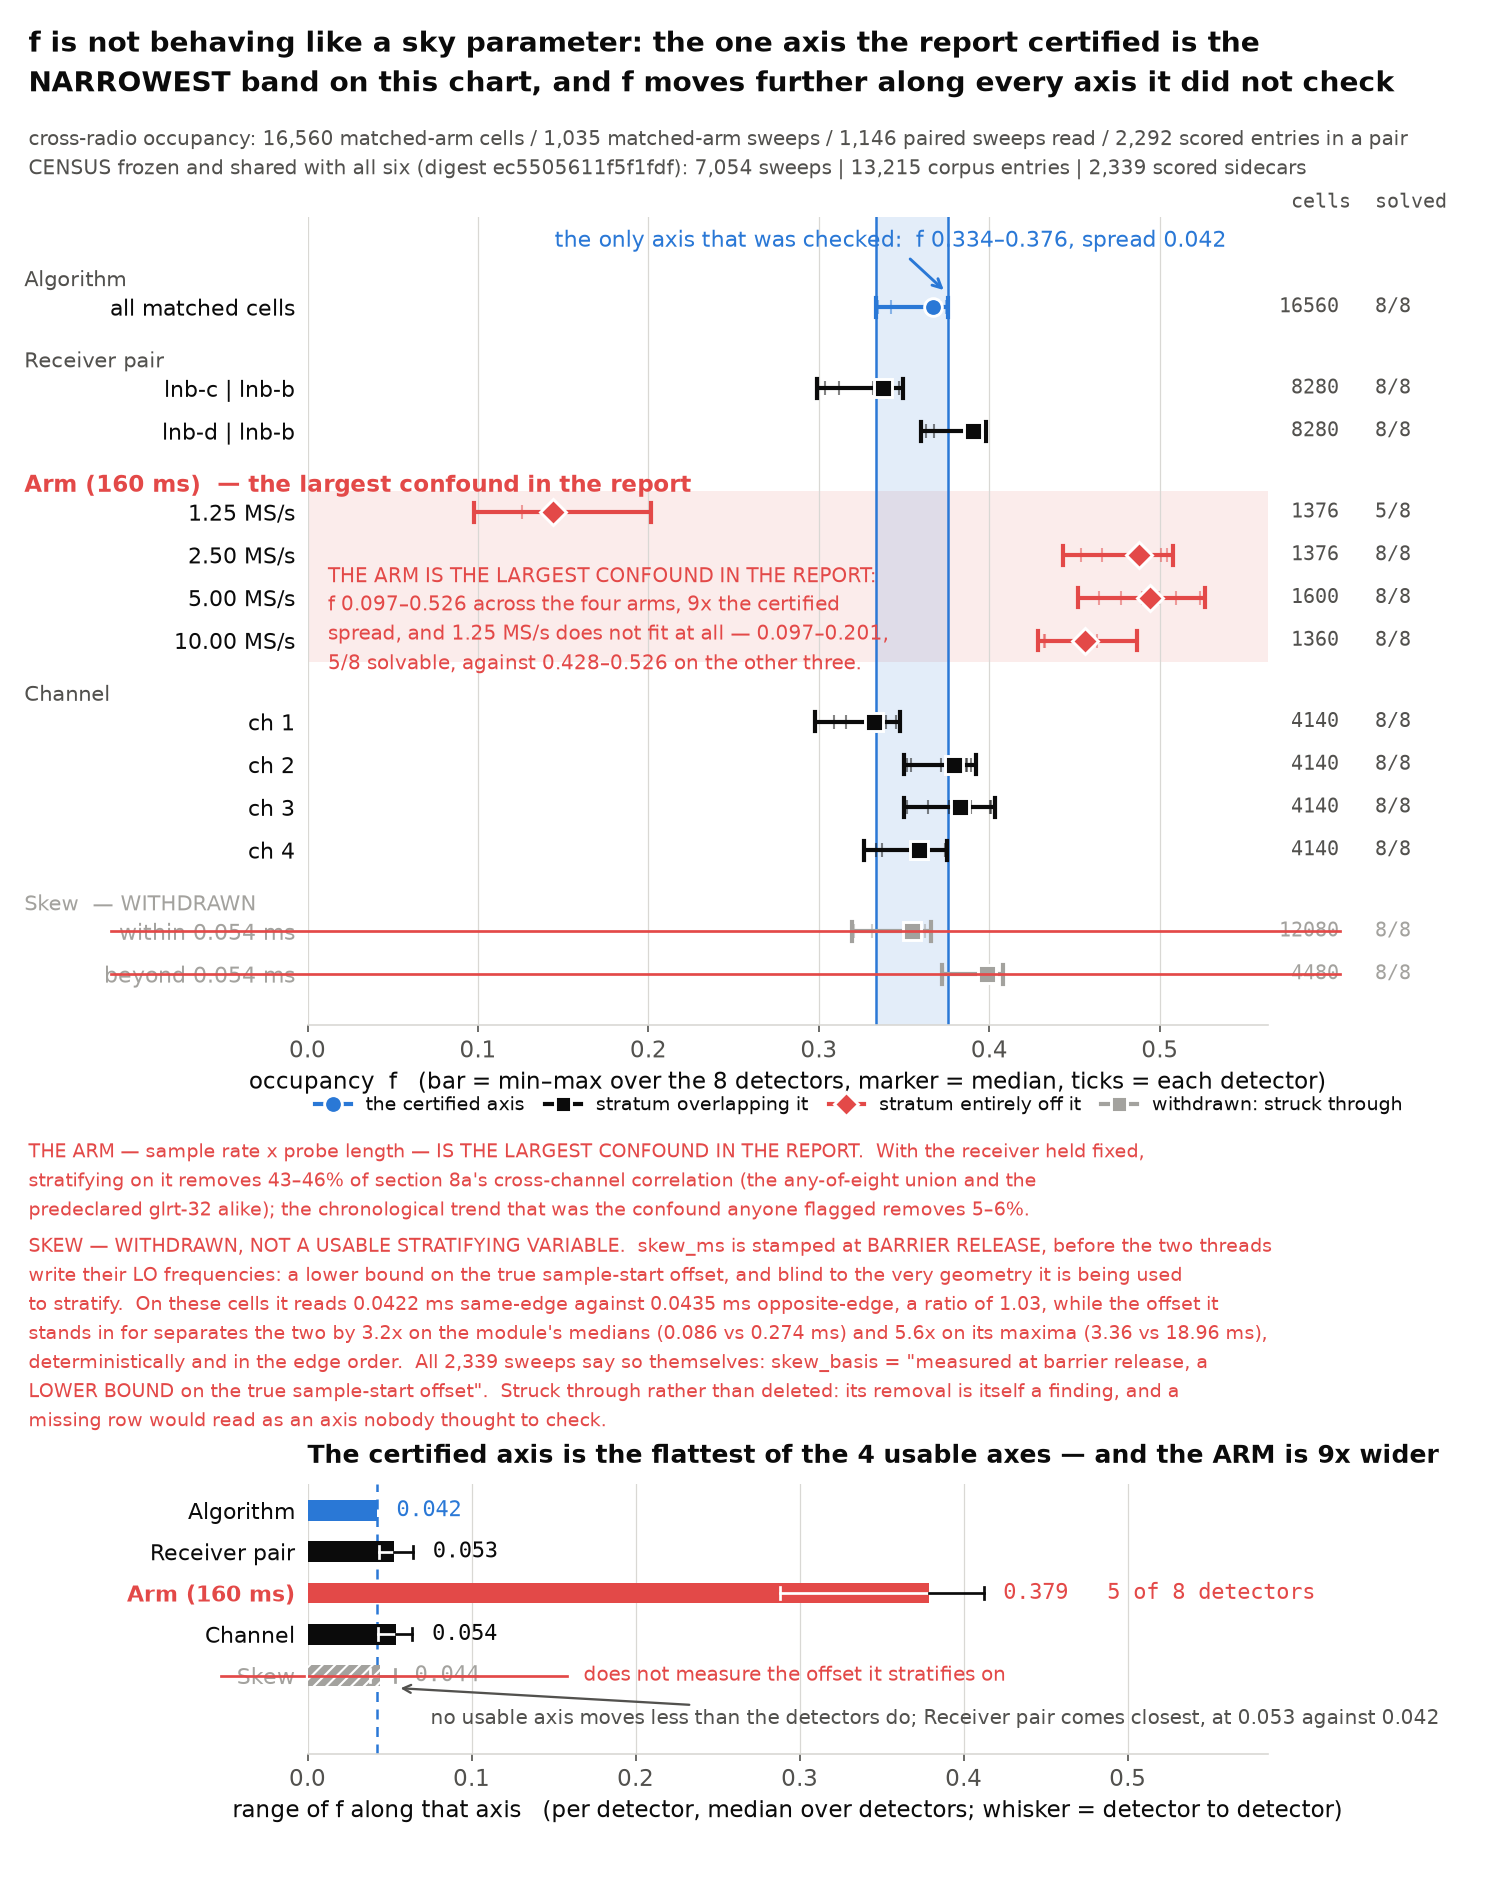

This figure's Python source:
#!/usr/bin/env python3
"""f-strata: the consistency check was run on the axis with the least variance.

`f` is claimed to be sky occupancy, so it must not depend on how the cells are
sliced.  The report certifies agreement ACROSS ALGORITHMS and reports the spread
there as the model's internal check.  This figure recomputes f on that axis and
on every other axis the corpus offers -- receiver pair, arm, channel, skew --
from the same cells, with the same thresholds, and puts them on one scale.

Everything is computed from /mnt/qnap01/mouse9911/leo/surveys/corpus/sync-*/.
Nothing here is typed in by hand.

    nice -n 15 python3 extract_cells.py     # streams the corpus into cells.json.gz
    nice -n 15 python3 f-strata.py          # this file: numbers + PNG + JSON

Estimator, thresholds and the join are the repository's own, imported from
leo_tracker.radio.beacon.cross_radio via fcore.py.

Two definitions of "how far f moves along an axis" are computed, because they
could have disagreed and a reader is entitled to know they do not:

  unpaired  each stratum summarised by its median across the eight detectors,
            then max - min over the strata.
  paired    each detector's own f evaluated on every stratum of the axis, the
            range taken per detector, then the median over detectors.  This is
            the like-for-like comparison, since the certified quantity is a
            range taken with the cells held fixed.

The plotted bar is the paired one; both are written to the JSON.

TWO CORRECTIONS, 2026-08-14
---------------------------

**The SKEW axis is withdrawn, and shown withdrawn.**  Every sweep in this corpus
carries `skew_basis` = "measured at barrier release, a LOWER BOUND on the true
sample-start offset", and `sweep_skew_event` gives the same answer for a record
with no `skew.event` key.  The barrier releasing is not the radios observing:
each thread still has a local oscillator to write, and on an opposite-order
sweep the two are writing DIFFERENT frequencies, so the writes cost different
amounts.  synchronised_scan measured exactly that over 256 paired tunings --
released 0.023 ms (same order) and 0.029 ms (opposite) while sampling began
0.086 ms and 0.274 ms apart, 18.96 ms at worst, with a deterministic ~16.9 ms
bias on tunings 2 and 4 of every opposite-order sweep.

So the stamp is not merely a lower bound: it is BLIND TO THE GEOMETRY it is
being used to stratify.  This figure measures that blindness on its own cells
(same-edge against opposite-edge median stamped skew) and prints the ratio.
Stratifying on a quantity that cannot see the effect it is meant to bound
cannot bound it, so the row is struck through rather than deleted -- its removal
is a finding, and a silently missing row would read as an axis nobody thought to
check.

**The ARM axis is given the prominence it turned out to deserve.**  It is the
largest confound in the report: with the receiver held fixed, stratifying on the
arm removes a little under half of the cross-channel correlation of section 8a,
against a twentieth for the chronological trend that was the one flagged.  The
share is read from analysis-A.json rather than recomputed here; the axis
excursion beside it is this figure's own.
"""
from __future__ import annotations

import datetime as dt
import json
import statistics
from pathlib import Path

import os
import sys

import matplotlib
matplotlib.use("Agg")
import matplotlib.pyplot as plt  # noqa: E402
from matplotlib.lines import Line2D  # noqa: E402

sys.path.insert(0, "/home/satpi01/leo-tracker/reports/"
                   "sync-scan-cross-radio-2026-08-14/figures")

from _pipeline import load as _load_pipeline  # noqa: E402
fcore = _load_pipeline("fcore")

HERE = Path(__file__).resolve().parent
PNG = HERE / "f-strata.png"
JSON_OUT = HERE / "f-strata.json"

#: The axis whose stratifying variable does not measure the quantity it is
#: being used to bound.  Named once so the plot, the ranking and the JSON all
#: agree about which row is withdrawn.
WITHDRAWN = "Skew"

#: Where the section-8a residualisation ladder lives.  Read, not recomputed:
#: rebuilding it needs the per-unit tuning table and 1,000 permutation draws,
#: and this figure only quotes the share it attributes to the arm.
ANALYSIS_CANDIDATES = (
    HERE / "analysis-A.json",
    HERE.parent / "analysis" / "analysis-A.json",
    Path("/tmp/claude-1000/-home-satpi01-leo-tracker/"
         "07c4f545-58c8-40cb-8d33-da0c19e82a08/scratchpad/revise/analysis-A.json"),
)

#: The verbatim sidecar mirror the cell table was extracted from.  Used only to
#: read back what each sweep says its skew was measured at, so the withdrawal
#: rests on the corpus rather than on a docstring.
LITE_ROOT = Path(os.environ.get(
    "LITE_ROOT", Path(os.environ.get("REFRESH_WORK", HERE.parent / "work"))
    / "lite"))

# Slot 1 of the reference categorical palette marks the one axis the report
# certified; everything else is neutral ink, with the alert step reserved for
# strata that sit entirely off that band.  The story is one comparison, so it
# gets one hue.
ACCENT = "#2a78d6"
ALERT = "#e34948"
INK = "#0b0b0b"
MUTED = "#52514e"
GRID = "#d9d8d4"
#: The withdrawn axis: drawn, struck through, and never coloured as evidence.
STRUCK = "#a3a29e"
#: The faintest wash that still reads as a group behind the arm rows.
ARM_WASH = "#fbeceb"


def band(cells, model):
    """One stratum: the 8 detector estimates, their range, their median."""
    s = fcore.stratum(cells, model)
    values = sorted(s["values"].values())
    return {**s, "median": statistics.median(values) if values else None,
            "sorted": values}


def skew_provenance(cells: list[dict], payload: dict) -> dict:
    """Everything that decides whether the skew axis may be stratified on.

    Three independent readings, because "the stamp is a lower bound" is the
    weaker half of the problem and the report already said it:

      what the corpus says   every sweep's own ``skew_basis`` string;
      what the module says   the characterisation in synchronised_scan, which
                             measured the reported and the true offset side by
                             side on the real radios;
      what these cells say   the stamped skew on same-edge against opposite-edge
                             cells.  This is the test that matters.  The whole
                             point of the axis is to bound a geometry-dependent
                             offset, and a stamp that reads the same on both
                             geometries cannot see the effect it is bounding.
    """
    from leo_tracker.radio.beacon.cross_radio import DESIGN_MAX_SKEW_MS

    basis: dict = {}
    if LITE_ROOT.is_dir():
        for manifest in sorted(LITE_ROOT.glob("*/manifest.json")):
            try:
                survey = (json.loads(manifest.read_text()).get("metadata")
                          or {}).get("pre_dwell_survey") or {}
            except (OSError, ValueError):
                continue
            scan = survey.get("synchronised_scan") or {}
            key = str(scan.get("skew_basis") or scan.get("skew")
                      or "no skew_basis recorded")
            basis[key] = basis.get(key, 0) + 1

    by_geometry: dict = {}
    for cell in cells:
        if cell.get("skew_ms") is None:
            continue
        by_geometry.setdefault(cell["geometry"], []).append(float(cell["skew_ms"]))
    stamped = {name: {"cells": len(values),
                      "median_ms": statistics.median(values),
                      "mean_ms": sum(values) / len(values),
                      "max_ms": max(values)}
               for name, values in sorted(by_geometry.items())}
    ratio = None
    if len(stamped) == 2:
        low, high = sorted(item["median_ms"] for item in stamped.values())
        ratio = high / low if low else None

    return {
        "verdict": "NOT A USABLE STRATIFYING VARIABLE",
        "what_the_corpus_says": {
            "sweeps_read": sum(basis.values()), "skew_basis": basis,
            "mirror": str(LITE_ROOT)},
        "what_the_module_measured": {
            "source": "leo_tracker.radio.beacon.synchronised_scan, 256 paired "
                      "tunings on the real radios, barrier before the retune",
            "reported_at_barrier_release_ms": {"same order": 0.023,
                                               "opposite order": 0.029},
            "true_sample_start_median_ms": {"same order": 0.086,
                                            "opposite order": 0.274},
            "true_sample_start_max_ms": {"same order": 3.36,
                                         "opposite order": 18.96},
            "true_over_reported_median": {"same order": 0.086 / 0.023,
                                          "opposite order": 0.274 / 0.029},
            "true_offset_opposite_over_same": {"median": 0.274 / 0.086,
                                               "max": 18.96 / 3.36},
            "note": "the error was deterministic in the edge order, not noise: "
                    "tunings 2 and 4 of every opposite-order sweep sat at "
                    "~16.9 ms, always the same way round"},
        "what_these_cells_say": {
            "stamped_skew_by_geometry": stamped,
            "opposite_over_same_median": ratio,
            "design_bound_ms": DESIGN_MAX_SKEW_MS,
            "reading": "the stamp separates the two geometries by a factor of "
                       "%.2f. The offset it stands in for separates them by "
                       "%.1fx on the module's medians and %.1fx on its maxima, "
                       "and it is the geometry that this axis exists to bound."
                       % (ratio or float("nan"), 0.274 / 0.086, 18.96 / 3.36)},
        "consequence": "a stratification on skew_ms splits the corpus on a "
                       "number that is a lower bound on the true offset AND is "
                       "blind to the geometry the offset depends on, so neither "
                       "half of the split means what the axis needs it to mean. "
                       "The row is struck through rather than dropped: its "
                       "removal is itself a finding.",
    }


def arm_confound() -> dict:
    """What section 8a's residualisation ladder attributes to the arm.

    Read from analysis-A.json rather than recomputed: the ladder needs the
    per-unit tuning table and 1,000 permutation draws per rung, and the only
    thing wanted here is the share.
    """
    for candidate in ANALYSIS_CANDIDATES:
        if candidate.is_file():
            break
    else:
        return {"available": False,
                "note": "analysis-A.json not found; the arm is shown as the "
                        "widest axis without its section-8a share"}
    blob = json.loads(candidate.read_text())
    ladder = (blob["A2_time_blocked_null"]["verdict"]
              ["does_the_cross_channel_term_survive_a_time_blocked_null"]
              ["cross_channel_mean_ladder"])
    shares = {}
    for combiner, rungs in ladder.items():
        raw = rungs["raw (no strata)"]
        shares[combiner] = {
            "raw_cross_channel_mean_phi": raw,
            "removed_by_the_arm": (raw - rungs["arm x receiver"]) / raw,
            "removed_by_the_time_trend":
                (raw - rungs["time8 x receiver"]) / raw,
            "removed_by_both": (raw - rungs["time8 x arm x receiver"]) / raw}
    arm = [item["removed_by_the_arm"] for item in shares.values()]
    trend = [item["removed_by_the_time_trend"] for item in shares.values()]
    return {"available": True, "source": str(candidate),
            "basis": "cross-channel mean phi, section 8a, with the receiver "
                     "held fixed in every rung; both combiners (any-of-eight "
                     "and the predeclared glrt-32)",
            "per_combiner": shares,
            "arm_share_range": [min(arm), max(arm)],
            "time_trend_share_range": [min(trend), max(trend)],
            "reading": "the arm — sample rate x probe length — accounts for "
                       "%.0f-%.0f%% of the cross-channel correlation; the "
                       "chronological trend that was the flagged confound "
                       "accounts for %.0f-%.0f%%."
                       % (100 * min(arm), 100 * max(arm),
                          100 * min(trend), 100 * max(trend))}


def corpus_read_utc(payload: dict) -> str:
    """When the sidecars behind this cache were actually read off the share.

    Not "now": the corpus is imported and scored continuously, so the plot's
    population belongs to the moment the extraction pass walked it, and dating
    the figure by the plotting run would overstate how current it is.
    """
    stamp = payload.get("read_utc")
    if stamp:
        return dt.datetime.fromisoformat(stamp).strftime("%Y-%m-%dT%H:%MZ")
    born = dt.datetime.fromtimestamp(fcore.CACHE.stat().st_mtime,
                                     dt.timezone.utc)
    return born.strftime("%Y-%m-%dT%H:%MZ")


def main() -> None:
    payload = fcore.load()
    read_at = corpus_read_utc(payload)
    model = fcore.build(payload)
    cells = model["cells"]
    design = fcore.DESIGN_MAX_SKEW_MS

    rows: list[dict] = []
    slices: dict[str, list] = {}

    def add(axis, label, subset, note=""):
        item = band(subset, model)
        rows.append({"axis": axis, "label": label, "note": note, **item})
        slices.setdefault(axis, []).append(subset)
        return item

    pooled = add("Algorithm", "all matched cells", cells, "checked")

    add("Receiver pair", "lnb-c | lnb-b",
        [c for c in cells if c["receiver_pair"] == "lnb-c|lnb-b"])
    add("Receiver pair", "lnb-d | lnb-b",
        [c for c in cells if c["receiver_pair"] == "lnb-d|lnb-b"])

    for rate in (1.25, 2.50, 5.00, 10.00):
        add("Arm (160 ms)", "%.2f MS/s" % rate,
            [c for c in cells if c["arm"] == "160ms-%.2fMSps" % rate])

    for channel in (1, 2, 3, 4):
        add("Channel", "ch %d" % channel,
            [c for c in cells if c["channel"] == channel])

    add(WITHDRAWN, "within 0.054 ms",
        [c for c in cells if c["skew_ms"] is not None and c["skew_ms"] <= design],
        "withdrawn")
    add(WITHDRAWN, "beyond 0.054 ms",
        [c for c in cells if c["skew_ms"] is not None and c["skew_ms"] > design],
        "withdrawn")

    # ---- why the last two rows are struck through, and why the arm is loud --
    skew_axis = skew_provenance(cells, payload)
    arm_axis = arm_confound()

    # ---- how far f moves along each axis ---------------------------------
    excursion = {}
    for axis in dict.fromkeys(row["axis"] for row in rows):
        group = [row for row in rows if row["axis"] == axis]
        if axis == "Algorithm":
            points = group[0]["sorted"]
            entry = {"slices": len(points),
                     "unpaired_range": max(points) - min(points),
                     "paired_median": max(points) - min(points),
                     "paired_min": max(points) - min(points),
                     "paired_max": max(points) - min(points),
                     "paired_detectors": len(points),
                     "basis": "range over the eight detectors, cells held fixed"}
        else:
            medians = [row["median"] for row in group if row["median"] is not None]
            per = []
            for method in model["methods"]:
                got = [fcore.estimate(subset, method, model)
                       for subset in slices[axis]]
                if all(item.get("solvable") for item in got):
                    values = [item["f"] for item in got]
                    per.append(max(values) - min(values))
            entry = {"slices": len(group),
                     "unpaired_range": max(medians) - min(medians),
                     "paired_median": statistics.median(per) if per else None,
                     "paired_min": min(per) if per else None,
                     "paired_max": max(per) if per else None,
                     "paired_detectors": len(per),
                     "basis": "per-detector range over the strata, median over "
                              "the detectors solvable on every stratum"}
        excursion[axis] = entry

    gap = {method: (rows[2]["values"][method] - rows[1]["values"][method])
           for method in rows[1]["values"] if method in rows[2]["values"]}
    boot = fcore.cluster_bootstrap_gap(cells, model, "lnb-c|lnb-b", "lnb-d|lnb-b")

    lo, hi = pooled["min"], pooled["max"]
    certified = hi - lo
    skew_in, skew_out = rows[-2], rows[-1]

    # The withdrawn axis is drawn but never counted.  It was the ONLY axis that
    # came close to the certified band (0.044 against 0.042), so leaving it in
    # the ranking would let a variable that cannot measure what it stratifies on
    # decide how close the check came to being the flattest test in the building.
    usable = [name for name in excursion if name != WITHDRAWN]
    flatter = [axis for axis in usable
               if axis != "Algorithm"
               and excursion[axis]["paired_median"] < certified]
    ranked = sorted(usable, key=lambda name: excursion[name]["paired_median"])
    rank = ranked.index("Algorithm") + 1
    ordinal = {1: "flattest", 2: "second flattest", 3: "third flattest",
               4: "widest"}[rank]
    widest = ranked[-1]
    times_wider = excursion[widest]["paired_median"] / certified
    # Does the skew split separate, and if so which way round?  The report has
    # it separating with the within-bound stratum HIGHER; both halves of that
    # have to be re-tested, not just the fact of a gap.
    skew_disjoint = (skew_in["min"] > skew_out["max"]
                     or skew_out["min"] > skew_in["max"])
    skew_direction = ("within-bound higher" if skew_in["median"] > skew_out["median"]
                      else "beyond-bound higher")

    # ---------------------------------------------------------------- figure
    plt.rcParams.update({"font.size": 11, "axes.edgecolor": GRID,
                         "axes.labelcolor": INK, "text.color": INK,
                         "xtick.color": MUTED, "ytick.color": INK,
                         "figure.facecolor": "white", "axes.facecolor": "white"})
    # Taller than the published 10.0 x 10.6, and with a wider gap between the
    # panels: the withdrawal of the skew axis needs a paragraph, and a paragraph
    # inside the plot area would sit on the strata it is about.
    figure, (top, bottom) = plt.subplots(
        2, 1, figsize=(10.0, 12.6), height_ratios=[3.05, 1.02],
        gridspec_kw={"hspace": 0.85})

    order = list(reversed(rows))
    ypos, y, last = [], 0.0, None
    for row in order:
        if last is not None and row["axis"] != last:
            y += 0.9
        ypos.append(y)
        last = row["axis"]
        y += 1.0
    place = {id(row): yy for row, yy in zip(order, ypos)}

    # The arm rows get a wash behind them before anything else is drawn: it is
    # the axis that turned out to matter most and it should be findable before
    # the caption is read.
    arm_rows = [yy for row, yy in zip(order, ypos)
                if row["axis"].startswith("Arm")]
    if arm_rows:
        top.axhspan(min(arm_rows) - 0.5, max(arm_rows) + 0.5,
                    color=ARM_WASH, zorder=0, lw=0)

    top.axvspan(lo, hi, color=ACCENT, alpha=0.13, zorder=0, lw=0)
    for edge in (lo, hi):
        top.axvline(edge, color=ACCENT, lw=1.2, zorder=1)

    for row, yy in zip(order, ypos):
        if row["min"] is None:
            continue
        checked = row["note"] == "checked"
        withdrawn = row["note"] == "withdrawn"
        outside = row["min"] > hi or row["max"] < lo
        colour = (STRUCK if withdrawn else
                  ACCENT if checked else (ALERT if outside else INK))
        marker = "o" if checked else ("D" if outside else "s")
        top.plot([row["min"], row["max"]], [yy, yy], "-", color=colour, lw=2.0,
                 zorder=3, solid_capstyle="butt")
        for cap in (row["min"], row["max"]):
            top.plot([cap, cap], [yy - 0.22, yy + 0.22], "-", color=colour,
                     lw=2.0, zorder=3)
        top.plot(row["sorted"], [yy] * len(row["sorted"]), "|", color=colour,
                 ms=7, mew=1.0, alpha=0.5, zorder=4)
        top.plot([row["median"]], [yy], marker, color=colour, ms=8.5,
                 mec="white", mew=1.4, zorder=5)
        if withdrawn:
            # Struck through, label and all: the row stays on the chart because
            # its removal is a finding, and it is crossed out because nothing
            # on it may be read as evidence.
            top.plot([-0.205, 1.075], [yy, yy], "-", color=ALERT, lw=1.3,
                     zorder=7, transform=top.get_yaxis_transform(),
                     clip_on=False)
        tail = "%5d" % row["n_cells"]
        tail += "   %d/8" % row["methods_solved"]
        top.text(1.012, yy, tail, transform=top.get_yaxis_transform(),
                 va="center", ha="left", fontsize=9.5,
                 color=STRUCK if withdrawn else MUTED, family="monospace")

    top.set_yticks(ypos)
    top.set_yticklabels([row["label"] for row in order], fontsize=10.5)
    top.tick_params(axis="y", length=0, pad=6)
    top.set_ylim(-1.2, max(ypos) + 2.1)
    top.set_xlim(0.0, max(row["max"] for row in rows
                          if row["max"] is not None) * 1.07)
    top.set_xlabel("occupancy  f   (bar = min–max over the 8 detectors, "
                   "marker = median, ticks = each detector)")
    top.text(1.012, 1.012, " cells  solved", transform=top.transAxes,
             fontsize=9.5, color=MUTED, family="monospace", ha="left")

    for axis in dict.fromkeys(row["axis"] for row in order):
        members = [yy for row, yy in zip(order, ypos) if row["axis"] == axis]
        emphasis = axis.startswith("Arm")
        top.text(-0.295, max(members) + 0.62,
                 (axis + "  — the largest confound in the report") if emphasis
                 else (axis + "  — WITHDRAWN") if axis == WITHDRAWN else axis,
                 transform=top.get_yaxis_transform(), va="center", ha="left",
                 fontsize=11 if emphasis else 10,
                 weight="bold" if emphasis else "normal",
                 color=ALERT if emphasis else
                       (STRUCK if axis == WITHDRAWN else MUTED))
    for label, row in zip(top.get_yticklabels(), order):
        if row["note"] == "withdrawn":
            label.set_color(STRUCK)

    top.grid(axis="x", color=GRID, lw=0.6, zorder=0)
    top.set_axisbelow(True)
    for spine in ("top", "right", "left"):
        top.spines[spine].set_visible(False)

    top.annotate("the only axis that was checked:  f %.3f–%.3f, spread %.3f"
                 % (lo, hi, certified),
                 xy=(hi, place[id(rows[0])] + 0.30),
                 xytext=(0.145, place[id(rows[0])] + 1.55),
                 fontsize=10.5, color=ACCENT, ha="left", va="center",
                 arrowprops=dict(arrowstyle="->", color=ACCENT, lw=1.4,
                                 shrinkA=2, shrinkB=3))

    # One red block for the arm, not two: the pilot-band note and the confound
    # note are about the same axis, and side by side they collided.  x = 0.012
    # is empty beside the three fast arms, whose bands begin past 0.42.
    arm_low = rows[3]
    arm_rest = [row for row in rows[4:7] if row["min"] is not None]
    arm_note = ("THE ARM IS THE LARGEST CONFOUND IN THE REPORT:\n"
                "f %.3f\u2013%.3f across the four arms, %.0fx the certified\n"
                "spread, and 1.25 MS/s does not fit at all \u2014 %.3f\u2013%.3f,\n"
                "%d/8 solvable, against %.3f\u2013%.3f on the other three."
                % (min(row["min"] for row in rows[3:7]
                       if row["min"] is not None),
                   max(row["max"] for row in rows[3:7]
                       if row["max"] is not None),
                   excursion["Arm (160 ms)"]["paired_median"] / certified,
                   arm_low["min"], arm_low["max"], arm_low["methods_solved"],
                   min(row["min"] for row in arm_rest),
                   max(row["max"] for row in arm_rest)))
    top.text(0.012, 0.5 * (place[id(rows[5])] + place[id(rows[6])]), arm_note,
             fontsize=9.5, color=ALERT, ha="left", va="center", linespacing=1.5)

    top.legend(handles=[
        Line2D([], [], color=ACCENT, marker="o", ms=8.5, lw=2.0, mec="white",
               mew=1.4, label="the certified axis"),
        Line2D([], [], color=INK, marker="s", ms=8.0, lw=2.0, mec="white",
               mew=1.4, label="stratum overlapping it"),
        Line2D([], [], color=ALERT, marker="D", ms=8.0, lw=2.0, mec="white",
               mew=1.4, label="stratum entirely off it"),
        Line2D([], [], color=STRUCK, marker="s", ms=8.0, lw=2.0, mec="white",
               mew=1.4, label="withdrawn: struck through")],
        loc="upper left", bbox_to_anchor=(0.0, -0.078), ncol=4, fontsize=9,
        frameon=False, borderaxespad=0.0, handlelength=1.9, columnspacing=1.1)

    # ---- excursion panel --------------------------------------------------
    names = list(excursion)
    medians = [excursion[name]["paired_median"] for name in names]
    reach = [max(excursion[name]["paired_max"], excursion[name]["paired_median"])
             for name in names]
    ypos2 = list(range(len(names)))[::-1]
    colours = [ACCENT if name == "Algorithm" else
               ALERT if name.startswith("Arm") else
               STRUCK if name == WITHDRAWN else INK for name in names]
    bottom.barh(ypos2, medians, height=0.5, color=colours, zorder=3,
                hatch=["////" if name == WITHDRAWN else "" for name in names],
                edgecolor="white", linewidth=0)
    for name, value, edge, colour, yy in zip(names, medians, reach, colours,
                                             ypos2):
        item = excursion[name]
        if name == WITHDRAWN:
            # Struck through here too, and left out of the ranking above: the
            # bar is on the chart to show that an axis was removed, not to be
            # compared with the ones that were kept.  Two segments because the
            # label is in axes fractions and the bar is in data units.
            bottom.plot([-0.090, -0.004], [yy, yy], "-", color=ALERT, lw=1.3,
                        zorder=6, clip_on=False,
                        transform=bottom.get_yaxis_transform())
            bottom.plot([0.0, edge + 0.105], [yy, yy], "-", color=ALERT,
                        lw=1.3, zorder=6)
            bottom.text(edge + 0.115, yy,
                        "does not measure the offset it stratifies on",
                        va="center", ha="left", fontsize=9.5, color=ALERT)
        if name != "Algorithm":
            # One continuous whisker, drawn white where it crosses the bar and
            # in ink where it runs past the bar end, so it reads as one line
            # rather than a bar plus a floating tick.
            inside = min(item["paired_max"], value)
            outer = STRUCK if name == WITHDRAWN else INK
            bottom.plot([item["paired_min"], inside], [yy, yy], "-",
                        color="white", lw=1.3, zorder=4)
            bottom.plot([inside, item["paired_max"]], [yy, yy], "-",
                        color=outer, lw=1.3, zorder=4)
            bottom.plot([item["paired_min"]] * 2, [yy - 0.15, yy + 0.15], "-",
                        color="white" if item["paired_min"] < value else outer,
                        lw=1.3, zorder=5)
            bottom.plot([item["paired_max"]] * 2, [yy - 0.15, yy + 0.15], "-",
                        color=outer if item["paired_max"] > value else "white",
                        lw=1.3, zorder=5)
        note = "" if item["paired_detectors"] == 8 else \
               "   %d of 8 detectors" % item["paired_detectors"]
        bottom.text(edge + 0.012, yy, "%.3f%s" % (value, note), va="center",
                    ha="left", fontsize=10.5, color=colour, family="monospace")

    bottom.axvline(certified, color=ACCENT, lw=1.2, ls=(0, (4, 3)), zorder=2)
    bottom.set_yticks(ypos2)
    bottom.set_yticklabels(names, fontsize=10.5)
    bottom.tick_params(axis="y", length=0, pad=6)
    bottom.set_xlim(0.0, max(reach) * 1.42)
    bottom.set_ylim(-1.9, len(names) - 0.35)
    bottom.set_xlabel("range of f along that axis   (per detector, median over "
                      "detectors; whisker = detector to detector)")
    bottom.grid(axis="x", color=GRID, lw=0.6, zorder=0)
    bottom.set_axisbelow(True)
    for spine in ("top", "right", "left"):
        bottom.spines[spine].set_visible(False)
    for label, name in zip(bottom.get_yticklabels(), names):
        if name == WITHDRAWN:
            label.set_color(STRUCK)
        elif name.startswith("Arm"):
            label.set_color(ALERT)
            label.set_weight("bold")
    bottom.set_title("The certified axis is the %s of the %d usable axes — "
                     "and the ARM is %.0fx wider"
                     % (ordinal, len(ranked), times_wider),
                     fontsize=12, loc="left", pad=10, weight="bold")
    nearest = min((name for name in ranked if name != "Algorithm"),
                  key=lambda name: excursion[name]["paired_median"])
    bottom.annotate(("no usable axis moves less than the detectors do; %s comes "
                     "closest, at %.3f against %.3f"
                     % (nearest, excursion[nearest]["paired_median"], certified))
                    if not flatter else
                    ("%s move%s less than the detectors do"
                     % (" and ".join(flatter), "" if len(flatter) > 1 else "s")),
                    xy=(excursion[nearest]["paired_median"], ypos2[-1] - 0.30),
                    xytext=(0.075, ypos2[-1] - 1.05),
                    fontsize=9.5, color=MUTED, ha="left", va="center",
                    arrowprops=dict(arrowstyle="->", color=MUTED, lw=1.1,
                                    shrinkA=0, shrinkB=3))

    figure.text(0.019, 0.984,
                "f is not behaving like a sky parameter: the one axis the "
                "report certified is the",
                fontsize=13.5, weight="bold", color=INK, ha="left", va="top")
    figure.text(0.019, 0.963,
                "NARROWEST band on this chart, and f moves further along every "
                "axis it did not check",
                fontsize=13.5, weight="bold", color=INK, ha="left", va="top")
    # The two paragraphs live in the gap between the panels: each is about a
    # row on the upper chart AND a bar on the lower one, and inside either plot
    # area they would sit on the strata they are about.
    ratio = (skew_axis["what_these_cells_say"]["opposite_over_same_median"]
             or float("nan"))
    stamped = skew_axis["what_these_cells_say"]["stamped_skew_by_geometry"]
    module = skew_axis["what_the_module_measured"]

    if arm_axis.get("available"):
        figure.text(
            0.019, 0.398,
            "THE ARM \u2014 sample rate x probe length \u2014 IS THE LARGEST "
            "CONFOUND IN THE REPORT.  With the receiver held fixed,\n"
            "stratifying on it removes %.0f\u2013%.0f%% of section 8a's "
            "cross-channel correlation (the any-of-eight union and the\n"
            "predeclared glrt-32 alike); the chronological trend that was the "
            "confound anyone flagged removes %.0f\u2013%.0f%%."
            % (100 * min(arm_axis["arm_share_range"]),
               100 * max(arm_axis["arm_share_range"]),
               100 * min(arm_axis["time_trend_share_range"]),
               100 * max(arm_axis["time_trend_share_range"])),
            fontsize=9, color=ALERT, ha="left", va="top", linespacing=1.55)

    figure.text(
        0.019, 0.348,
        "SKEW \u2014 WITHDRAWN, NOT A USABLE STRATIFYING VARIABLE.  skew_ms is "
        "stamped at BARRIER RELEASE, before the two threads\n"
        "write their LO frequencies: a lower bound on the true sample-start "
        "offset, and blind to the very geometry it is being used\n"
        "to stratify.  On these cells it reads %.4f ms same-edge against %.4f ms "
        "opposite-edge, a ratio of %.2f, while the offset it\n"
        "stands in for separates the two by %.1fx on the module's medians (%.3f "
        "vs %.3f ms) and %.1fx on its maxima (%.2f vs %.2f ms),\n"
        "deterministically and in the edge order.  All %s sweeps say so "
        "themselves: skew_basis = \"measured at barrier release, a\n"
        "LOWER BOUND on the true sample-start offset\".  Struck through rather "
        "than deleted: its removal is itself a finding, and a\n"
        "missing row would read as an axis nobody thought to check."
        % (stamped.get("same-edge", {}).get("median_ms", float("nan")),
           stamped.get("opposite-edge", {}).get("median_ms", float("nan")),
           ratio,
           module["true_sample_start_median_ms"]["opposite order"]
           / module["true_sample_start_median_ms"]["same order"],
           module["true_sample_start_median_ms"]["same order"],
           module["true_sample_start_median_ms"]["opposite order"],
           module["true_sample_start_max_ms"]["opposite order"]
           / module["true_sample_start_max_ms"]["same order"],
           module["true_sample_start_max_ms"]["same order"],
           module["true_sample_start_max_ms"]["opposite order"],
           f"{skew_axis['what_the_corpus_says']['sweeps_read']:,}"),
        fontsize=9, color=ALERT, ha="left", va="top", linespacing=1.55)

    snap = payload.get("snapshot") or {}
    figure.text(0.019, 0.934,
                "cross-radio occupancy: %s matched-arm cells / %s matched-arm "
                "sweeps / %s paired sweeps read / %s scored entries in a pair\n"
                "CENSUS frozen and shared with all six (digest %s): %s sweeps | "
                "%s corpus entries | %s scored sidecars"
                % (f"{len(cells):,}", f"{len({c['sweep'] for c in cells}):,}",
                   f"{len(payload['pairs']):,}", f"{model['entries']:,}",
                   snap.get("scored_digest", "?"),
                   f"{snap.get('sweeps_on_share', 0):,}",
                   f"{snap.get('corpus_entries', 0):,}",
                   f"{snap.get('scored_sidecars', 0):,}"),
                fontsize=9.5, color=MUTED, ha="left", va="top", linespacing=1.5)

    figure.subplots_adjust(left=0.205, right=0.845, top=0.885, bottom=0.072)
    figure.savefig(PNG, dpi=150)
    print("wrote", PNG)

    # ---------------------------------------------------------------- json
    out = {
        "figure": "f-strata",
        "generated_utc": dt.datetime.now(dt.timezone.utc)
                           .isoformat(timespec="seconds"),
        "corpus_read_utc": read_at,
        "corpus": "/mnt/qnap01/mouse9911/leo/surveys/corpus/sync-*/",
        "estimator": "leo_tracker.radio.beacon.cross_radio.solve_coincidence; "
                     "thresholds from the cross-edge null arm at "
                     "false_alarm_rate 0.01; p = per-cell null firing rate; "
                     "matched-arm cells only; lnb-a excluded as dead",
        "snapshot": payload.get("snapshot"),
        "population": {
            "scored_corpus_entries": model["entries"],
            "paired_sweeps_read": len(payload["pairs"]),
            "matched_arm_sweeps": len({c["sweep"] for c in cells}),
            "matched_arm_cells": len(cells),
            "census": payload["census"]},
        "cross_edge_target_code_null_rate_p": {
            m: v["rate"] for m, v in model["false_alarm"].items()},
        "empty_sky_rate_p": {m: v["rate"]
                             for m, v in model["false_alarm"].items()},
        "reference_band_across_algorithms": {
            "min": lo, "max": hi, "spread": certified,
            "per_method": pooled["values"]},
        "strata": [{"axis": row["axis"], "label": row["label"],
                    "status": row["note"] or "not checked",
                    "cells": row["n_cells"],
                    "methods_solved": row["methods_solved"],
                    "min": row["min"], "max": row["max"], "spread": row["spread"],
                    "median": row["median"], "per_method": row["values"],
                    "unsolvable": {m: d["reason"]
                                   for m, d in row["detail"].items()
                                   if not d["solvable"]}}
                   for row in rows],
        "axis_excursion": excursion,
        "usable_axes": ranked,
        "withdrawn_axis": {"axis": WITHDRAWN, **skew_axis},
        "arm_axis_is_the_largest_confound": arm_axis,
        "axes_flatter_than_the_certified_one": flatter,
        "receiver_pair_gap": {
            "definition": "f(lnb-d|lnb-b) - f(lnb-c|lnb-b), per detector",
            "per_method": gap,
            "mean": sum(gap.values()) / len(gap),
            "same_sign_positive": sum(1 for v in gap.values() if v > 0),
            "of": len(gap),
            "cluster_bootstrap_over_sweeps": boot},
        "reviewer_comparison": {
            "note": "the reviewer's figures were taken when ~90-102 paired "
                    "sweeps were scored; the whole corpus is scored now (%d "
                    "paired sweeps, %d matched-arm cells), so levels have "
                    "moved. Reproduces: the receiver-pair gap (same sign, 8/8), "
                    "the channel ordering, and 1.25 MS/s being the weakest arm. "
                    "Does NOT reproduce: the skew split, which is %s here and "
                    "runs %s."
                    % (len(payload["pairs"]), len(cells),
                       "disjoint" if skew_disjoint else "overlapping",
                       skew_direction),
            "algorithms": {"reviewer_min_max_spread": [0.307, 0.362, 0.050],
                           "here_min_max_spread": [lo, hi, certified]},
            "receiver_pair": {
                "reviewer": "f(c|b) 0.244-0.306 vs f(d|b) 0.333-0.387, "
                            "mean gap +0.072, 8/8 same sign, bootstrap "
                            "+0.042..+0.099, 0/300 <= 0",
                "here": "f(c|b) %.3f-%.3f vs f(d|b) %.3f-%.3f, mean gap %+.3f, "
                        "%d/%d same sign, bootstrap %+.3f..%+.3f, %d/%d <= 0"
                        % (rows[1]["min"], rows[1]["max"], rows[2]["min"],
                           rows[2]["max"], sum(gap.values()) / len(gap),
                           sum(1 for v in gap.values() if v > 0), len(gap),
                           boot["p05"], boot["p95"], boot["le_zero"],
                           boot["draws"])},
            "arm": {"reviewer": "1.25 MS/s 160 ms f 0.015; 5.0 MS/s 160 ms "
                                "f 0.401-0.510",
                    "here": "1.25 MS/s 160 ms f %.3f-%.3f (%d/8 solvable); "
                            "5.0 MS/s 160 ms f %.3f-%.3f (%d/8)"
                            % (rows[3]["min"], rows[3]["max"],
                               rows[3]["methods_solved"], rows[5]["min"],
                               rows[5]["max"], rows[5]["methods_solved"])},
            "channel": {"reviewer": "ch1 0.211-0.291 vs ch3 0.381-0.436",
                        "here": "ch1 %.3f-%.3f vs ch3 %.3f-%.3f"
                                % (rows[7]["min"], rows[7]["max"],
                                   rows[9]["min"], rows[9]["max"])},
            "skew": {"reviewer": "within 0.310-0.372 (n=1054) vs beyond "
                                 "0.220-0.288 (n=386), NON-OVERLAPPING",
                     "here": "within %.3f-%.3f (n=%d) vs beyond %.3f-%.3f "
                             "(n=%d), %s"
                             % (skew_in["min"], skew_in["max"],
                                skew_in["n_cells"], skew_out["min"],
                                skew_out["max"], skew_out["n_cells"],
                                "NON-OVERLAPPING" if skew_disjoint
                                else "OVERLAPPING"),
                     "disjoint": bool(skew_disjoint),
                     "direction": skew_direction,
                     "verdict": ("SUPERSEDED — this comparison is withdrawn "
                                 "with the axis. The strata are disjoint here "
                                 "too and run the opposite way round (%s), but "
                                 "neither reading is usable: skew_ms does not "
                                 "measure the offset it is being used to "
                                 "stratify on. See withdrawn_axis."
                                 % skew_direction)}},
        "axis_rank": {"order_flattest_first": ranked,
                      "counted_over": "the axes whose stratifying variable "
                                      "measures what it stratifies on; %s is "
                                      "withdrawn" % WITHDRAWN,
                      "certified_axis_rank": rank,
                      "certified_axis_is": ordinal,
                      "widest_axis": widest,
                      "widest_over_certified": times_wider},
    }
    JSON_OUT.write_text(json.dumps(out, indent=2) + "\n")
    print("wrote", JSON_OUT)
    print("certified spread %.4f (%s of %d usable); axes flatter than it: %s"
          % (certified, ordinal, len(ranked), flatter or "none"))
    print("withdrawn: %s — stamped skew same-edge vs opposite-edge ratio %.3f"
          % (WITHDRAWN,
             skew_axis["what_these_cells_say"]["opposite_over_same_median"]))
    print("skew_basis in the corpus:",
          json.dumps(skew_axis["what_the_corpus_says"]["skew_basis"]))
    if arm_axis.get("available"):
        print("arm share of the cross-channel term %.3f-%.3f, trend %.3f-%.3f"
              % (*arm_axis["arm_share_range"], *arm_axis["time_trend_share_range"]))
    for name, item in excursion.items():
        print("  %-14s paired %.4f  unpaired %.4f  (%d detectors)%s"
              % (name, item["paired_median"], item["unpaired_range"],
                 item["paired_detectors"],
                 "   WITHDRAWN" if name == WITHDRAWN else ""))


if __name__ == "__main__":
    main()
